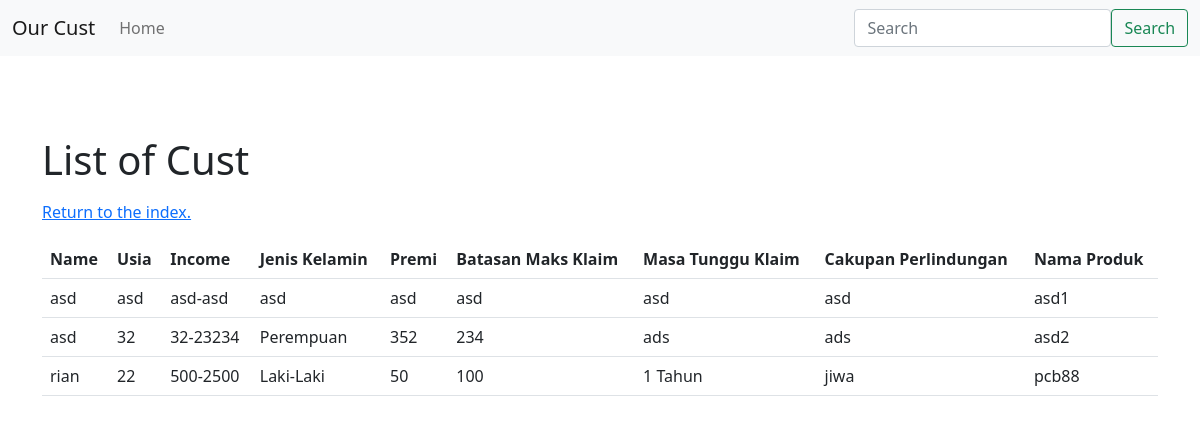
The page / on the database its author committed.
### app-v2.py (models this page shows, shortened)
class Cust(db.Model):
    __tablename__ = 'cust'
    idcust = db.Column(db.Integer, primary_key=True)
    nama = db.Column(db.String)
    usia = db.Column(db.Integer)
    incomekecil = db.Column(db.Integer)
    incomebesar = db.Column(db.Integer)
    sex = db.Column(db.String)
    premi = db.Column(db.Integer)
    bklaim = db.Column(db.Integer)
    tklaim = db.Column(db.Integer)
    cakupan = db.Column(db.String)
    produk = db.Column(db.String)

### app-v2.py (the view)
@app.route('/', methods=['GET'])
def index():
    cust = db.session.execute(db.select(Cust).order_by(Cust.idcust)).scalars()
    return render_template('index.html', cust=cust)

### templates/index.html (shortened to what this page needs)
{% extends "base.html" %} {% block content %}
<div>
    <form id="upload-file"  action="/predict" method="POST" enctype="multipart/form-data">
      <h1 class="pt-5 pb-2">List of Cust</h1>
      <p class="ml-4"><a href="{{ url_for('index') }}">Return to the index.</a></p>
      <table class="table">
        <tr>
          <th>Name</th>
          <th>Usia</th>
          <th>Income</th>
          <th>Jenis Kelamin</th>
          <th>Premi</th>
          <th>Batasan Maks Klaim</th>
          <th>Masa Tunggu Klaim</th>
          <th>Cakupan Perlindungan</th>
          <th>Nama Produk</th>
        </tr>
        {% for cust in cust %}
        <tr>
          <td>{{ cust.nama }}</td>
          <td>{{ cust.usia }}</td>
          <td>{{ cust.incomekecil }}-{{ cust.incomebesar }}</td>
          <td>{{ cust.sex }}</td>
          <td>{{ cust.premi }}</td>
          <td>{{ cust.bklaim }}</td>
          <td>{{ cust.tklaim }}</td>
          <td>{{ cust.cakupan }}</td>
          <td>{{ cust.produk }}</td>
        </tr>
        {% endfor %}
      </table>
    </form>
</div>
{% endblock %}

### templates/base.html (shortened to what this page needs)
<html lang="en">
<head>
    <link href="https://cdn.jsdelivr.net/npm/bootstrap@5.0.2/dist/css/bootstrap.min.css" rel="stylesheet">
    <link rel="stylesheet" href="https://cdnjs.cloudflare.com/ajax/libs/font-awesome/4.7.0/css/font-awesome.min.css">
</head>
<body>
    <nav class="navbar navbar-expand-lg navbar-light bg-light">
      <div class="container-xxl">
        <a class="navbar-brand" href="#">Our Cust</a>
        <div class="collapse navbar-collapse" id="navbarTogglerDemo03">
          <ul class="navbar-nav mr-auto mt-2 mt-lg-0">
            <li class="nav-item active">
              <a class="nav-link" href="/">Home <span class="sr-only">(current)</span></a>
            </li>
          </ul>
        </div>
        <div class="collapse navbar-collapse justify-content-end">
          <form class="form-inline my-2 my-lg-0 d-flex justify-content-xxl-around">
            <input class="form-control" type="search" placeholder="Search" aria-label="Search">
            <button class="btn btn-outline-success" type="submit">Search</button>
          </form>
        </div>
      </div>
    </nav>
    <div class="container">
      <div id="content" style="margin-top:2em">{% block content %}{% endblock %}</div>
    </div>
</body>
</html>

### rows shown on the page
Cust: nama "asd", usia "asd", incomekecil "asd", incomebesar "asd", sex "asd", premi "asd", bklaim "asd", tklaim "asd", cakupan "asd", produk "asd1"
Cust: nama "asd", usia "32", incomekecil "32", incomebesar "23234", sex "Perempuan", premi "352", bklaim "234", tklaim "ads", cakupan "ads", produk "asd2"
Cust: nama "rian", usia "22", incomekecil "500", incomebesar "2500", sex "Laki-Laki", premi "50", bklaim "100", tklaim "1 Tahun", cakupan "jiwa", produk "pcb88"
